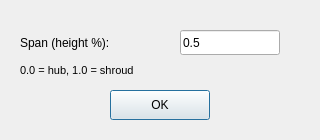
<?xml version="1.0" encoding="UTF-8"?>
<ui version="4.0">
 <class>BladeToBladePlaneDialog</class>
 <widget class="QDialog" name="BladeToBladePlaneDialog">
  <property name="geometry">
   <rect>
    <x>0</x>
    <y>0</y>
    <width>320</width>
    <height>140</height>
   </rect>
  </property>
  <property name="windowTitle">
   <string>Blade-to-Blade Plane</string>
  </property>
  <widget class="QPushButton" name="pushButton">
   <property name="geometry">
    <rect>
     <x>110</x>
     <y>90</y>
     <width>100</width>
     <height>30</height>
    </rect>
   </property>
   <property name="text">
    <string>OK</string>
   </property>
  </widget>
  <widget class="QLineEdit" name="spanLineEdit">
   <property name="geometry">
    <rect>
     <x>180</x>
     <y>30</y>
     <width>100</width>
     <height>25</height>
    </rect>
   </property>
   <property name="text">
    <string>0.5</string>
   </property>
   <property name="placeholderText">
    <string>0.0 - 1.0</string>
   </property>
  </widget>
  <widget class="QLabel" name="label">
   <property name="geometry">
    <rect>
     <x>20</x>
     <y>30</y>
     <width>150</width>
     <height>25</height>
    </rect>
   </property>
   <property name="text">
    <string>Span (height %):</string>
   </property>
  </widget>
  <widget class="QLabel" name="label_2">
   <property name="geometry">
    <rect>
     <x>20</x>
     <y>60</y>
     <width>280</width>
     <height>20</height>
    </rect>
   </property>
   <property name="font">
    <font>
     <pointsize>8</pointsize>
    </font>
   </property>
   <property name="text">
    <string>0.0 = hub, 1.0 = shroud</string>
   </property>
  </widget>
 </widget>
 <resources/>
 <connections/>
</ui>
